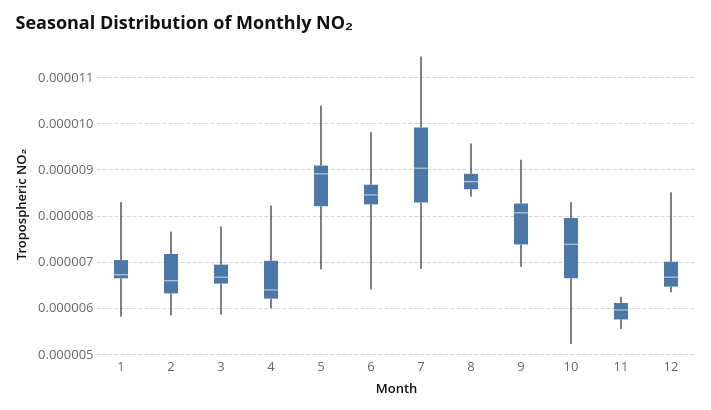

The notebook cell saved with this chart:
### Code cell
month_order = [
    "Jan",
    "Feb",
    "Mar",
    "Apr",
    "May",
    "Jun",
    "Jul",
    "Aug",
    "Sep",
    "Oct",
    "Nov",
    "Dec",
]

alt.Chart(no2_national).mark_boxplot(extent="min-max").encode(
    x=alt.X("month:N", title="Month", sort=month_order),
    y=alt.Y("no2_trop:Q", title="Tropospheric NO₂", scale=alt.Scale(zero=False)),
    tooltip=[
        alt.Tooltip("month:N", title="Month"),
        alt.Tooltip("no2_trop:Q", title="Tropospheric NO₂", format=".2e"),
    ],
).properties(width=600, height=300, title="Seasonal Distribution of Monthly NO₂")

### Figure 1 — Vega-Lite specification as saved in the notebook (floating-point values rounded to 4 significant figures; data arrays with more than 128 entries replaced by an {"elided": "..."} marker saying what was removed)
{"config": {"background": "white", "padding": 15, "mark": {"tooltip": true}, "point": {"filled": true, "size": 60, "stroke": "white", "strokeWidth": 1}, "circle": {"filled": true, "stroke": "white", "strokeWidth": 1}, "square": {"filled": true, "stroke": "white", "strokeWidth": 1}, "line": {"strokeWidth": 4, "strokeCap": "round", "strokeJoin": "round"}, "bar": {"cornerRadiusEnd": 0}, "area": {"opacity": 0.7}, "arc": {"stroke": "white", "strokeWidth": 1}, "rect": {"stroke": "#8A969F", "strokeWidth": 0.5}, "geoshape": {"stroke": "#666666", "strokeWidth": 0.3, "strokeJoin": "round", "strokeCap": "round"}, "title": {"font": "Open Sans, sans-serif", "fontSize": 18, "fontWeight": 700, "lineHeight": 22, "color": "#111111", "anchor": "start", "offset": 21, "subtitleFont": "Open Sans, sans-serif", "subtitleFontSize": 15, "subtitleFontWeight": 400, "subtitleLineHeight": 18, "subtitleColor": "#666666", "subtitlePadding": 3}, "axis": {"domain": false, "grid": true, "gridColor": "#CED4DE", "gridDash": [4, 2], "gridWidth": 1, "labelFont": "Open Sans, sans-serif", "labelFontSize": 13, "labelFontWeight": 400, "labelColor": "#666666", "labelPadding": 3, "tickColor": "#CED4DE", "tickSize": 5, "tickCount": 5, "titleFont": "Open Sans, sans-serif", "titleFontSize": 13, "titleFontWeight": 600, "titleColor": "#111111", "titlePadding": 9}, "axisX": {"grid": false, "tickSize": 0, "labelAngle": 0}, "axisY": {"domain": false, "ticks": false, "gridColor": "#CED4DE", "gridDash": [4, 2], "gridWidth": 1}, "axisQuantitative": {"tickCount": 5}, "axisBand": {"labelPadding": 6, "tickSize": 0}, "axisTemporal": {"grid": false}, "legend": {"labelFont": "Open Sans, sans-serif", "labelFontSize": 13, "labelFontWeight": 600, "labelColor": "#111111", "titleFont": "Open Sans, sans-serif", "titleFontSize": 13, "titleFontWeight": 600, "titleColor": "#111111", "titlePadding": 3, "symbolSize": 196, "symbolStrokeWidth": 0, "padding": 15, "offset": 21, "columnPadding": 21, "orient": "bottom", "labelLimit": 200, "titleLimit": 200}, "view": {"stroke": null, "continuousWidth": 600, "continuousHeight": 400}, "range": {"category": ["#34A7F2", "#FF9800", "#664AB6", "#4EC2C0", "#F3578E", "#081079", "#0C7C68", "#AA0000", "#DDDA21"], "diverging": ["#920000", "#BD6126", "#E3A763", "#EFEFEF", "#80BDE7", "#3587C3", "#025288"], "heatmap": ["#E3F6FD", "#75CCEC", "#089BD4", "#0169A1", "#023B6F"], "ordinal": ["#E3F6FD", "#75CCEC", "#089BD4", "#0169A1", "#023B6F"], "ramp": ["#E3F6FD", "#75CCEC", "#089BD4", "#0169A1", "#023B6F"]}, "scale": {"bandPaddingInner": 0.2, "bandPaddingOuter": 0.1, "pointPadding": 0.5}, "header": {"labelFont": "Open Sans, sans-serif", "labelFontSize": 13, "labelFontWeight": 600, "labelColor": "#111111", "titleFont": "Open Sans, sans-serif", "titleFontSize": 15, "titleFontWeight": 600, "titleColor": "#111111"}, "concat": {"spacing": 18}, "facet": {"spacing": 18}, "selection": {"point": {"on": "click", "clear": "dblclick"}, "interval": {"mark": {"fill": "#0071BC", "fillOpacity": 0.15, "stroke": "#0071BC", "strokeWidth": 1}}}}, "data": {"name": "data-8e66b7a4eb9e5d9dc6a7cb2ec10f0cb0"}, "mark": {"type": "boxplot", "extent": "min-max"}, "encoding": {"tooltip": [{"field": "month", "title": "Month", "type": "nominal"}, {"field": "no2_trop", "format": ".2e", "title": "Tropospheric NO₂", "type": "quantitative"}], "x": {"field": "month", "sort": ["Jan", "Feb", "Mar", "Apr", "May", "Jun", "Jul", "Aug", "Sep", "Oct", "Nov", "Dec"], "title": "Month", "type": "nominal"}, "y": {"field": "no2_trop", "scale": {"zero": false}, "title": "Tropospheric NO₂", "type": "quantitative"}}, "height": 300, "title": "Seasonal Distribution of Monthly NO₂", "width": 600, "$schema": "https://vega.github.io/schema/vega-lite/v6.1.0.json", "datasets": {"data-8e66b7a4eb9e5d9dc6a7cb2ec10f0cb0": {"elided": "168 records"}}}
